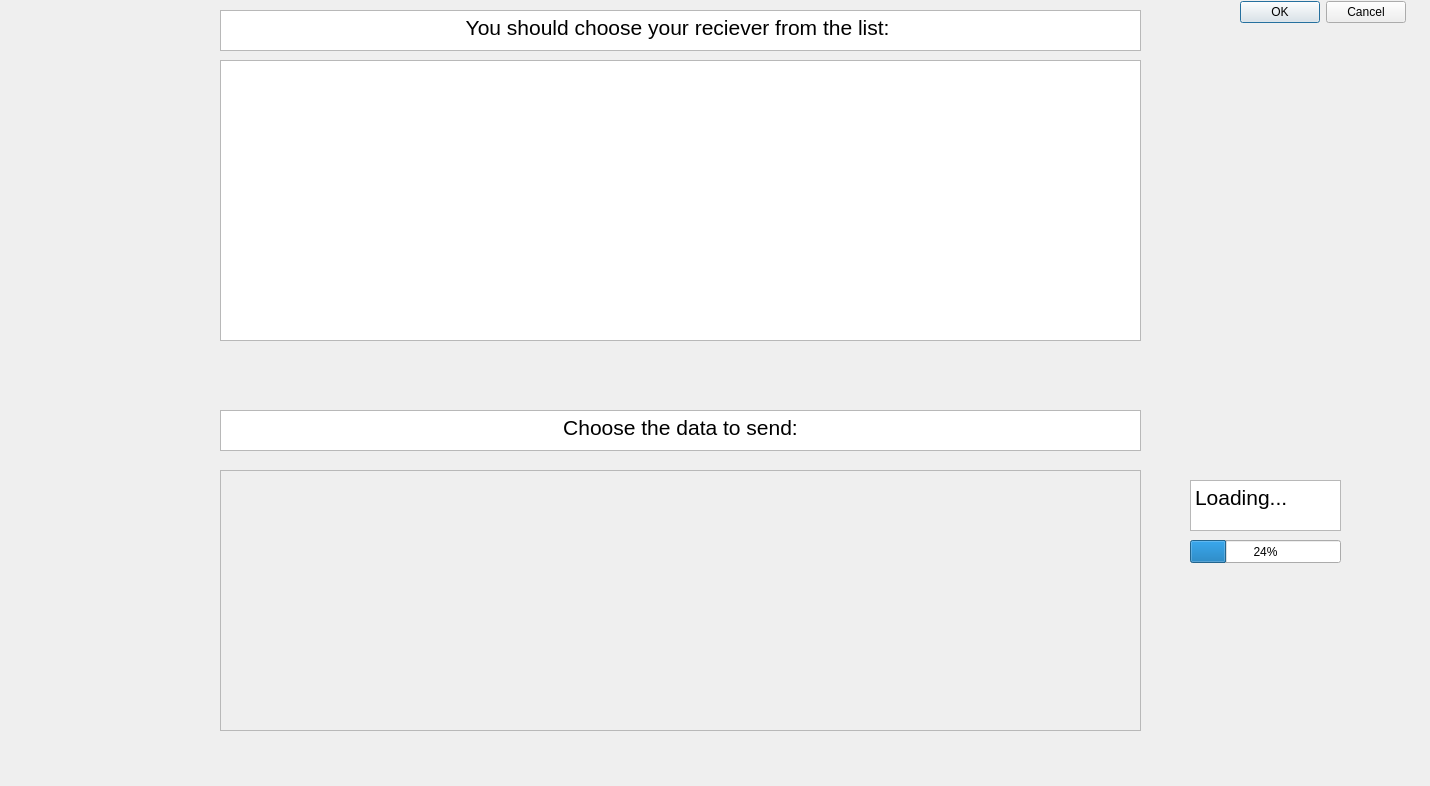
<?xml version="1.0" encoding="UTF-8"?>
<ui version="4.0">
 <class>Dialog</class>
 <widget class="QDialog" name="Dialog">
  <property name="geometry">
   <rect>
    <x>0</x>
    <y>0</y>
    <width>1430</width>
    <height>786</height>
   </rect>
  </property>
  <property name="windowTitle">
   <string>Dialog</string>
  </property>
  <widget class="QDialogButtonBox" name="buttonBox">
   <property name="geometry">
    <rect>
     <x>1240</x>
     <y>0</y>
     <width>166</width>
     <height>24</height>
    </rect>
   </property>
   <property name="standardButtons">
    <set>QDialogButtonBox::Cancel|QDialogButtonBox::Ok</set>
   </property>
  </widget>
  <widget class="QListView" name="ChoseReciever">
   <property name="geometry">
    <rect>
     <x>220</x>
     <y>60</y>
     <width>921</width>
     <height>281</height>
    </rect>
   </property>
  </widget>
  <widget class="QTextEdit" name="textEdit">
   <property name="geometry">
    <rect>
     <x>220</x>
     <y>10</y>
     <width>921</width>
     <height>41</height>
    </rect>
   </property>
   <property name="html">
    <string>&lt;!DOCTYPE HTML PUBLIC &quot;-//W3C//DTD HTML 4.0//EN&quot; &quot;http://www.w3.org/TR/REC-html40/strict.dtd&quot;&gt;
&lt;html&gt;&lt;head&gt;&lt;meta name=&quot;qrichtext&quot; content=&quot;1&quot; /&gt;&lt;style type=&quot;text/css&quot;&gt;
p, li { white-space: pre-wrap; }
&lt;/style&gt;&lt;/head&gt;&lt;body style=&quot; font-family:'Sans Serif'; font-size:9pt; font-weight:400; font-style:normal;&quot;&gt;
&lt;p align=&quot;center&quot; style=&quot; margin-top:12px; margin-bottom:12px; margin-left:0px; margin-right:0px; -qt-block-indent:0; text-indent:0px;&quot;&gt;&lt;span style=&quot; font-size:16pt;&quot;&gt;You should choose your reciever from the list: &lt;/span&gt;&lt;/p&gt;&lt;/body&gt;&lt;/html&gt;</string>
   </property>
  </widget>
  <widget class="QTextEdit" name="textEdit_2">
   <property name="geometry">
    <rect>
     <x>220</x>
     <y>410</y>
     <width>921</width>
     <height>41</height>
    </rect>
   </property>
   <property name="html">
    <string>&lt;!DOCTYPE HTML PUBLIC &quot;-//W3C//DTD HTML 4.0//EN&quot; &quot;http://www.w3.org/TR/REC-html40/strict.dtd&quot;&gt;
&lt;html&gt;&lt;head&gt;&lt;meta name=&quot;qrichtext&quot; content=&quot;1&quot; /&gt;&lt;style type=&quot;text/css&quot;&gt;
p, li { white-space: pre-wrap; }
&lt;/style&gt;&lt;/head&gt;&lt;body style=&quot; font-family:'Sans Serif'; font-size:9pt; font-weight:400; font-style:normal;&quot;&gt;
&lt;p align=&quot;center&quot; style=&quot; margin-top:12px; margin-bottom:12px; margin-left:0px; margin-right:0px; -qt-block-indent:0; text-indent:0px;&quot;&gt;&lt;span style=&quot; font-size:16pt;&quot;&gt;Choose the data to send:&lt;/span&gt;&lt;/p&gt;&lt;/body&gt;&lt;/html&gt;</string>
   </property>
  </widget>
  <widget class="QProgressBar" name="progressBar">
   <property name="geometry">
    <rect>
     <x>1190</x>
     <y>540</y>
     <width>151</width>
     <height>23</height>
    </rect>
   </property>
   <property name="value">
    <number>24</number>
   </property>
  </widget>
  <widget class="QScrollArea" name="scrollArea">
   <property name="geometry">
    <rect>
     <x>220</x>
     <y>470</y>
     <width>921</width>
     <height>261</height>
    </rect>
   </property>
   <property name="widgetResizable">
    <bool>true</bool>
   </property>
   <widget class="QWidget" name="scrollAreaWidgetContents">
    <property name="geometry">
     <rect>
      <x>0</x>
      <y>0</y>
      <width>919</width>
      <height>259</height>
     </rect>
    </property>
   </widget>
  </widget>
  <widget class="QTextBrowser" name="textBrowser">
   <property name="geometry">
    <rect>
     <x>1190</x>
     <y>480</y>
     <width>151</width>
     <height>51</height>
    </rect>
   </property>
   <property name="html">
    <string>&lt;!DOCTYPE HTML PUBLIC &quot;-//W3C//DTD HTML 4.0//EN&quot; &quot;http://www.w3.org/TR/REC-html40/strict.dtd&quot;&gt;
&lt;html&gt;&lt;head&gt;&lt;meta name=&quot;qrichtext&quot; content=&quot;1&quot; /&gt;&lt;style type=&quot;text/css&quot;&gt;
p, li { white-space: pre-wrap; }
&lt;/style&gt;&lt;/head&gt;&lt;body style=&quot; font-family:'Sans Serif'; font-size:9pt; font-weight:400; font-style:normal;&quot;&gt;
&lt;p style=&quot; margin-top:0px; margin-bottom:0px; margin-left:0px; margin-right:0px; -qt-block-indent:0; text-indent:0px;&quot;&gt;&lt;span style=&quot; font-size:16pt;&quot;&gt;Loading...&lt;/span&gt;&lt;/p&gt;&lt;/body&gt;&lt;/html&gt;</string>
   </property>
  </widget>
 </widget>
 <resources/>
 <connections>
  <connection>
   <sender>scrollArea</sender>
   <signal>windowIconChanged(QIcon)</signal>
   <receiver>Dialog</receiver>
   <slot>repaint()</slot>
   <hints>
    <hint type="sourcelabel">
     <x>566</x>
     <y>541</y>
    </hint>
    <hint type="destinationlabel">
     <x>1321</x>
     <y>682</y>
    </hint>
   </hints>
  </connection>
  <connection>
   <sender>progressBar</sender>
   <signal>valueChanged(int)</signal>
   <receiver>Dialog</receiver>
   <slot>done(int)</slot>
   <hints>
    <hint type="sourcelabel">
     <x>1266</x>
     <y>550</y>
    </hint>
    <hint type="destinationlabel">
     <x>1266</x>
     <y>583</y>
    </hint>
   </hints>
  </connection>
 </connections>
</ui>
